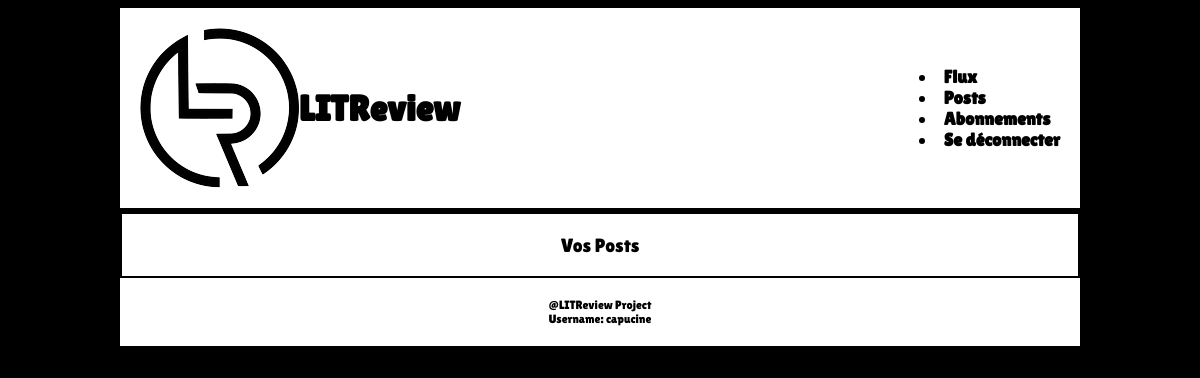
Before: /posts/ (signed in) with the older database file.
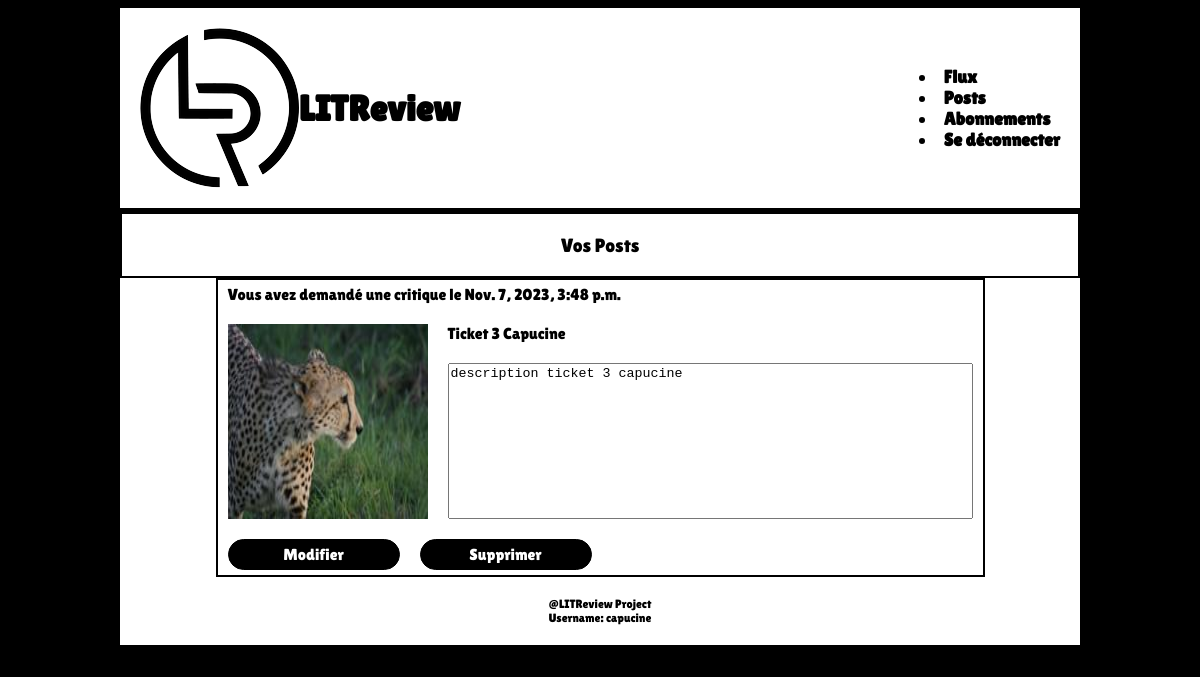
After: the same page with the newer database file.
### reviews/models.py (models this page shows, shortened)
class Ticket(models.Model):
    IMAGE_MAX_SIZE = (200, 200)
    title = models.CharField(max_length=128)
    description = models.TextField(max_length=2048, blank=True)
    user = models.ForeignKey(
        to=settings.AUTH_USER_MODEL, on_delete=models.CASCADE)
    time_created = models.DateTimeField(auto_now_add=True)
    def content_file_name(instance, filename):
        ext = filename.split('.')[-1]
        filename = '%s.%s' % (instance.id, ext)
        return os.path.join('static/img-ticket/', filename)
    image = models.ImageField(upload_to=content_file_name, null=True, blank=True)

### reviews/views.py (the view)
# urls.py: path('posts/', reviews.views.posts, name='posts'),
def posts(request):
    current_user = request.user
    tickets = models.Ticket.objects.filter(user=current_user.id)
    reviews = models.Review.objects.filter(user=current_user.id)
    tickets = tickets.annotate(content_type=Value("TICKET", CharField()))
    reviews = reviews.annotate(content_type=Value("REVIEW", CharField()))
    posts = sorted(
        chain(reviews, tickets),
        key=lambda post: post.time_created,
        reverse=True
        )
    stars_values= [1,2,3,4,5]
    return render(request, "reviews/posts.html", context={'posts': posts, 'stars_values': stars_values})

### reviews/templates/reviews/posts.html (shortened to what this page needs)
{% extends 'base.html' %}
{% load static %}
{% block content %}
    <div class="center-title">
        Vos Posts
    </div>
    {% for post in posts %}
        <div class="center-div">
            {% if post.content_type == 'TICKET' %}
            <div class="ticket-container">
                <div class="field-group-column">
                    <div class="field-group-row">
                        Vous avez demandé une critique le
                        {{ post.time_created}}
                    </div>
                    <div class="field-group-row">
                        <img src="{% static '../' %}{{ post.image }}" alt="logo">
                        <div class="field-group-column">
                            <div>{{ post.title }}</div>
                            <textarea class="non-resizable" readonly id="description" name="description" rows="10" cols="63">{{ post.description }}</textarea>
                        </div>
                    </div>
                    <div class="field-group-row">
                        <a class="action-button" href="{% url 'edit_post' post.id %}">Modifier</a>
                        <a class="action-button" href="{% url 'delete_post' post.id %}">Supprimer</a>
                    </div>
                </div>
            </div>
            {% endif %}
            </div>
        </div>
    {% endfor %}
{% endblock content %}

### reviews/templates/base.html (shortened to what this page needs)
{% load static %}
<!DOCTYPE html>
<html lang="fr">
<head>
    <link rel="stylesheet" href="{% static '/css/main.css' %}">
</head>
<body>
    <header class="navbar">
        <div class="navbar-left">
            <img src="{% static '/img/logo-sans-texte.png' %}" alt="logo">
            <h1 class="logo-title">LITReview</h1>
        </div>
        <div>
            <li><a href="{% url 'feed' %}" class="link">Flux</a></li>
            <li><a href="{% url 'posts' %}" class="link">Posts</a></li>
            <li><a href="{% url 'subscription' %}" class="link">Abonnements</a></li>
            {% if user.is_authenticated %}
                <li><a href="{% url 'logout' %}" class="link">Se déconnecter</a></li>
            {% endif %}
        </div>
    </header>
    <div class="base-content">
        {% block content %}{% endblock content %}
    </div>
    <footer>
        <div>
           @LITReview Project
        </div>
        Username: {{ user.username }}
    </footer>
</body>
</html>

### static/css/main.css (style rules this page uses)
body { background-color: black; max-width: 960px; margin-inline: auto; }
footer { background-color: white; border-bottom: solid 4px black; padding: 20px; font-family: 'lilita One', monospace; font-size: 1vw; display: flex; flex-direction: column; align-items: center; }
.navbar { background-color: white; border-bottom: solid 4px black; padding: 20px; font-family: 'lilita One', monospace; font-size: 1.5vw; display: flex; justify-content: space-between; align-items: center; }
.navbar-left { display: flex; align-items: center; margin-right: 10px; justify-content: space-between; }
.link { text-decoration: none; color: black; font-family: 'lilita One', monospace; font-weight: 900; }
.logo-title { font-family: 'lilita One', monospace; font-weight: 900; }
.center-title { background-color: white; border: solid 2px black; font-family: "lilita One", monospace; font-size: larger; display: flex; justify-content: center; align-items: center; padding: 20px; }
.field-group-column { display: flex; flex-direction: column; gap: 20px; }
.field-group-row { display: flex; flex-direction: row; gap: 20px; }
.action-button { background-color: black; text-decoration: none; text-align: center; width: 150px; color: white; font-size: 1em; border: solid 1px black; border-radius: 20px; font-family: "lilita One", monospace; padding: 5px 10px; }
.center-div { background-color: white; display: flex; flex-direction: column; justify-content: space-between; align-items: center; }
.ticket-container { background-color: white; border: solid 2px black; display: flex; flex-direction: column; justify-content: space-between; align-items: start; font-family: "lilita One", monospace; gap: 20px; padding: 5px 10px; }
.non-resizable { resize: none; }

Changed rows visible on the page:
added Ticket: time_created "Nov. 7, 2023, 3:48 p.m.", image (picture), title "Ticket 3 Capucine", description "description ticket 3 capucine"
